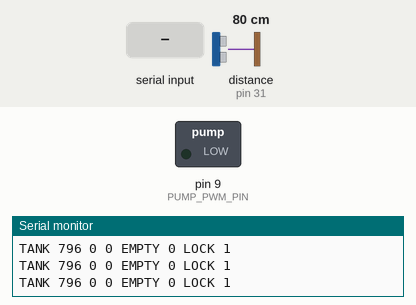
The sketch below on a simulated Arduino Mega 2560, built with avr-gcc and run on an emulated ATmega2560. Parts: switched loads named in the sketch (green lamp = pin HIGH), the last lines printed to the serial monitor. Wiring (inferred from the names in the program): ultrasonic range finder: trigger pin 30; echo pin 31. The inputs (shaded band) are chosen by the test bench; at power-on: distance to the obstacle (sensor on pin 31) 80 cm. The echo pulse lasts 58.3 µs per cm; pins used as bus, display or sensor lines are not drawn.

Above: at 1.2 s.
1.3 s: distance to the obstacle (sensor on pin 31) set to 2 cm
4.1 s: "PUMP 150\n" received over Serial
At 4.25 s:
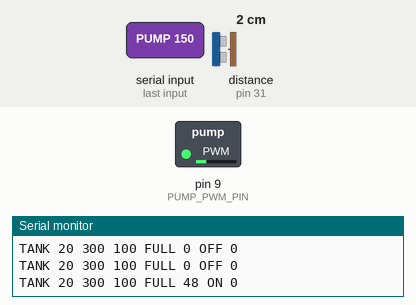
6.1 s: byte 13 ('\r') received over Serial
8.1 s: "PING 1\n" received over Serial
9.6 s: distance to the obstacle (sensor on pin 31) set to 9 cm
11.5 s: "PUMP 1\n" received over Serial
At 12.2 s:
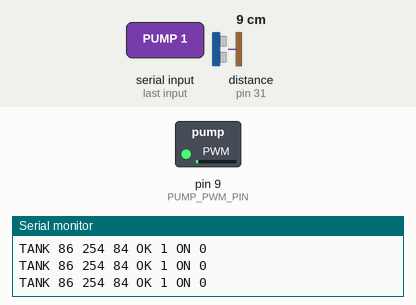
Timing chart, 0 to 14.5 s (numbered marks = the images above; inputs shaded):
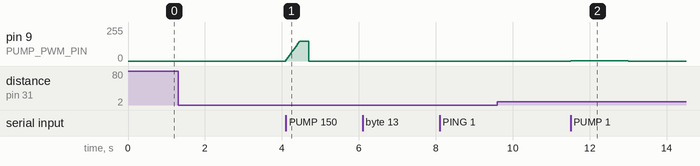

The sketch:

agrix_tank_pump.ino
```cpp
// =====================================================================
//  agrix_tank_pump.ino  —  물통 수위(초음파) + 펌프 PWM  하위 제어기
//  Arduino Mega 2560 / USB CDC 115200
// ---------------------------------------------------------------------
//  이 스케치는 주행 제어(agrix_motor_mega.ino) 와 **별개**입니다.
//  브링업/모니터링 용도로 따로 올려서 쓰다가, 나중에 한 보드에 합칠 때는
//  아래 명령 2개(PUMP / TANK 텔레메트리)만 모션 펌웨어에 옮기면 됩니다.
//  핀은 모션 펌웨어와 겹치지 않게 골라 두었습니다.
//      모션 사용 핀 : 6, 7, 44, 45 (PWM) / 2, 3, 18, 19 (엔코더 인터럽트)
//
//  확정 핀맵 (Mega 보드의 D핀 번호):
//    HC-SR04  VCC  -> Mega 5V
//             GND  -> Mega GND
//             TRIG -> Mega D30
//             ECHO -> Mega D31  (Mega는 5V 로직 입력 가능)
//    LR7843   PWM  -> Mega D9
//             GND  -> Mega GND
//
//  펌프 전력은 Mega 5V 핀에서 끌어 쓰지 말고 별도 전원을 사용합니다.
//  Mega GND, LR7843 전력 GND, 펌프 전원 GND는 반드시 공통으로 묶습니다.
//  ToF 2개는 Mega가 아니라 Pi에 연결합니다
//  (Pi 물리핀: SDA=3, SCL=5, XSHUT1=29, XSHUT2=31).
// ---------------------------------------------------------------------
//  프로토콜 (줄 단위 ASCII)
//    Pi -> Mega
//      PUMP <0..255>     펌프 듀티 지정 (0 = 정지)
//      PUMP OFF          펌프 정지
//      STOP              펌프 정지 (PUMP OFF 와 동일)
//      STATUS            텔레메트리 1줄 즉시 전송
//      DIAG              초음파 원시 ECHO 시간/실패 원인 즉시 전송
//      PING              -> PONG
//      CAL <높이mm> <empty mm> <오프셋mm>   물통 형상 런타임 보정
//
//    Mega -> Pi (기본 5Hz)
//      TANK <dist_mm> <level_mm> <pct> <탱크상태> <duty> <펌프상태> <flags>
//        탱크상태 : FULL | OK | LOW | EMPTY | FAULT
//        펌프상태 : OFF | ON | LOCK        (LOCK = 인터록으로 강제 차단)
//        flags    : 비트 0 = 물부족 래치
//                   비트 1 = 초음파 이상
//                   비트 2 = 명령 워치독 정지
//                   비트 3 = 연속 운전 시간 초과
//      READY AGRIX_TANK_PUMP_V1
//      ERR <사유>
// =====================================================================

// ------------------------- 확정 핀맵 --------------------------------
constexpr uint8_t US_TRIG_PIN = 30;   // HC-SR04 Trig
constexpr uint8_t US_ECHO_PIN = 31;   // HC-SR04 Echo  (5V 로직, 분압 불필요)
constexpr uint8_t PUMP_PWM_PIN = 9;   // LR7843 PWM/SIG (Timer2 OC2B)

// ------------------------- 물통 형상 ---------------------------------
//  센서는 물통 **뚜껑 안쪽**에서 아래(수면)를 봅니다.
//
//      ┌──────────────┐  ← 초음파 센서 면
//      │   공기       │     dist = 센서~수면
//      │ ─ ─ ─ ─ ─ ─  │  ← 만수위 (센서에서 SENSOR_OFFSET_MM 아래)
//      │   물         │     level = TANK_HEIGHT_MM - (dist - OFFSET)
//      └──────────────┘  ← 바닥
//
//  [주의] HC-SR04 는 약 20mm 이내를 못 읽습니다(사각지대). 만수위에서
//    dist 가 그 근처면 값이 튀므로 센서를 만수위보다 최소 40mm 위에
//    다세요. 그러면 dist 범위가 40mm(만수) ~ 340mm(빈통) 로 안전합니다.
int16_t tankHeightMm = 300;      // 물통 높이(최대 수심) ≈ 30cm
int16_t emptyLevelMm = 50;       // 이 수심 이하 = empty ≈ 5cm
int16_t emptyClearMm = 70;       // 히스테리시스: 이 위로 올라와야 해제
int16_t sensorOffsetMm = 40;     // 센서 면 ~ 만수위 간격

// 상태 구분 문턱 (수심 기준, 퍼센트 아님)
constexpr int16_t LOW_LEVEL_MM = 90;    // 이 아래면 LOW 경고
constexpr int16_t FULL_LEVEL_MM = 270;  // 이 위면 FULL

// ------------------------- 동작 상수 ---------------------------------
constexpr uint32_t PING_INTERVAL_MS = 70;    // 초음파 발사 간격(에코 간섭 방지)
constexpr uint32_t TELEMETRY_MS = 200;       // 5Hz
constexpr uint32_t PUMP_WATCHDOG_MS = 1500;  // 무명령 시 펌프 정지
// 연속 운전 상한(건식/과열 보호). 여기 걸리면 duty 를 0 으로 잠급니다.
//   해제하려면 PUMP 0 (또는 STOP) 을 먼저 보낸 뒤 다시 켜세요.
//   같은 듀티를 계속 재전송하는 것만으로는 풀리지 않습니다(의도된 동작).
constexpr uint32_t PUMP_MAX_RUN_MS = 120000;
constexpr uint8_t MEDIAN_N = 5;              // 중앙값 필터 표본 수
// pulseIn 은 블로킹입니다. 반사가 없으면 이 시간만큼 루프가 멈춥니다.
//   70ms 주기에서 최악 25ms 정지 — 시리얼은 버퍼에 쌓이고 PWM 은 하드웨어라
//   영향 없습니다. 모션 펌웨어와 합칠 때는 이 블로킹을 반드시 없애세요
//   (핀 체인지 인터럽트 + micros() 로 비동기 측정).
constexpr uint32_t ECHO_TIMEOUT_US = 25000;  // ≈ 4.3m
constexpr uint8_t PUMP_RAMP_STEP = 8;        // 틱당 듀티 변화 상한(돌입전류 억제)
constexpr uint32_t RAMP_INTERVAL_MS = 20;

// 초음파를 못 읽을 때 펌프를 돌릴 것인가.
//   false(기본) = 물이 있는지 확인 못 하면 돌리지 않는다(건식 운전 방지).
constexpr bool ALLOW_PUMP_ON_FAULT = false;

// ------------------------- 상태 --------------------------------------
int16_t samples[MEDIAN_N];
uint8_t sampleIndex = 0;
uint8_t sampleCount = 0;

int16_t distMm = -1;
int16_t levelMm = 0;
uint8_t levelPct = 0;
bool emptyLatched = false;
bool sensorFault = true;         // 첫 유효 측정 전까지 이상으로 본다
uint8_t faultStreak = 0;

enum class PingResult : uint8_t { NOT_RUN, OK, TIMEOUT, OUT_OF_RANGE };
PingResult lastPingResult = PingResult::NOT_RUN;
uint32_t lastEchoUs = 0;
int16_t lastRawMm = -1;

uint8_t pumpTarget = 0;          // 상위가 요청한 듀티
uint8_t pumpDuty = 0;            // 실제 출력 듀티(램프 적용)
bool pumpLocked = false;
bool watchdogTripped = false;
bool runtimeTripped = false;

uint32_t lastPingMs = 0;
uint32_t lastTelemetryMs = 0;
uint32_t lastCommandMs = 0;
uint32_t lastRampMs = 0;
uint32_t pumpStartedMs = 0;

char lineBuf[64];
uint8_t lineLen = 0;

// =====================================================================
//  초음파
// =====================================================================
int16_t pingOnce() {
  digitalWrite(US_TRIG_PIN, LOW);
  delayMicroseconds(3);
  digitalWrite(US_TRIG_PIN, HIGH);
  delayMicroseconds(10);
  digitalWrite(US_TRIG_PIN, LOW);

  const uint32_t us = pulseIn(US_ECHO_PIN, HIGH, ECHO_TIMEOUT_US);
  lastEchoUs = us;
  if (us == 0) {
    lastRawMm = -1;
    lastPingResult = PingResult::TIMEOUT;
    return -1;                                  // 타임아웃 = 반사 없음
  }

  // 음속 343 m/s (20도 기준) -> 왕복이므로 절반.
  //   0.343 mm/us / 2 = 0.1715
  const int32_t mm = (int32_t)(us * 0.1715f);
  lastRawMm = (int16_t)mm;
  if (mm < 20 || mm > 4000) {
    lastPingResult = PingResult::OUT_OF_RANGE;
    return -1;                                  // 사각지대 / 사거리 밖
  }
  lastPingResult = PingResult::OK;
  return (int16_t)mm;
}

int16_t medianOfSamples() {
  int16_t sorted[MEDIAN_N];
  uint8_t n = 0;
  for (uint8_t i = 0; i < sampleCount; i++) {
    if (samples[i] > 0) sorted[n++] = samples[i];
  }
  if (n == 0) return -1;
  for (uint8_t i = 1; i < n; i++) {            // 삽입 정렬 (n<=5)
    const int16_t key = sorted[i];
    int8_t j = i - 1;
    while (j >= 0 && sorted[j] > key) { sorted[j + 1] = sorted[j]; j--; }
    sorted[j + 1] = key;
  }
  return sorted[n / 2];
}

void updateTank() {
  const int16_t raw = pingOnce();
  samples[sampleIndex] = raw;
  sampleIndex = (sampleIndex + 1) % MEDIAN_N;
  if (sampleCount < MEDIAN_N) sampleCount++;

  const int16_t med = medianOfSamples();
  if (med < 0) {
    if (faultStreak < 250) faultStreak++;
    if (faultStreak >= 5) {                    // 연속 5회 실패해야 이상 확정
      sensorFault = true;
      distMm = -1;
    }
    return;
  }

  faultStreak = 0;
  sensorFault = false;
  distMm = med;

  int32_t level = (int32_t)tankHeightMm - ((int32_t)med - sensorOffsetMm);
  if (level < 0) level = 0;
  if (level > tankHeightMm) level = tankHeightMm;
  levelMm = (int16_t)level;
  levelPct = (uint8_t)((level * 100L) / (tankHeightMm > 0 ? tankHeightMm : 1));

  // 물부족 판정은 래치 + 히스테리시스.
  //   출렁임으로 한 번 튄 값에 펌프가 껐다 켜졌다 하지 않게 한다.
  if (levelMm <= emptyLevelMm) emptyLatched = true;
  else if (levelMm >= emptyClearMm) emptyLatched = false;
}

const __FlashStringHelper *tankStateName() {
  if (sensorFault) return F("FAULT");
  if (emptyLatched) return F("EMPTY");
  if (levelMm <= LOW_LEVEL_MM) return F("LOW");
  if (levelMm >= FULL_LEVEL_MM) return F("FULL");
  return F("OK");
}

// =====================================================================
//  펌프
// =====================================================================
void applyPump() {
  // --- 인터록: 물이 없거나 확인 불가면 무조건 차단 ---
  pumpLocked = emptyLatched || (sensorFault && !ALLOW_PUMP_ON_FAULT);

  const uint32_t now = millis();
  watchdogTripped = (pumpTarget > 0) &&
                    ((uint32_t)(now - lastCommandMs) > PUMP_WATCHDOG_MS);

  if (pumpDuty > 0 && pumpStartedMs != 0 &&
      (uint32_t)(now - pumpStartedMs) > PUMP_MAX_RUN_MS) {
    runtimeTripped = true;
  }

  uint8_t want = pumpTarget;
  if (pumpLocked || watchdogTripped || runtimeTripped) want = 0;

  // 램프: 돌입 전류와 MOSFET 발열을 줄인다. 정지는 즉시.
  if (want == 0) {
    pumpDuty = 0;
  } else if ((uint32_t)(now - lastRampMs) >= RAMP_INTERVAL_MS) {
    lastRampMs = now;
    if (want > pumpDuty) {
      pumpDuty = (want - pumpDuty > PUMP_RAMP_STEP) ? pumpDuty + PUMP_RAMP_STEP
                                                    : want;
    } else if (want < pumpDuty) {
      pumpDuty = (pumpDuty - want > PUMP_RAMP_STEP) ? pumpDuty - PUMP_RAMP_STEP
                                                    : want;
    }
  }

  if (pumpDuty == 0) {
    pumpStartedMs = 0;
    runtimeTripped = runtimeTripped && (pumpTarget > 0);  // 정지 명령 시 해제
  } else if (pumpStartedMs == 0) {
    pumpStartedMs = now;
  }

  analogWrite(PUMP_PWM_PIN, pumpDuty);
}

const __FlashStringHelper *pumpStateName() {
  if (pumpLocked || watchdogTripped || runtimeTripped) return F("LOCK");
  return pumpDuty > 0 ? F("ON") : F("OFF");
}

// =====================================================================
//  텔레메트리 / 명령
// =====================================================================
void sendTelemetry() {
  uint8_t flags = 0;
  if (emptyLatched) flags |= 0x01;
  if (sensorFault) flags |= 0x02;
  if (watchdogTripped) flags |= 0x04;
  if (runtimeTripped) flags |= 0x08;

  Serial.print(F("TANK "));
  Serial.print(distMm);
  Serial.print(' ');
  Serial.print(levelMm);
  Serial.print(' ');
  Serial.print(levelPct);
  Serial.print(' ');
  Serial.print(tankStateName());
  Serial.print(' ');
  Serial.print(pumpDuty);
  Serial.print(' ');
  Serial.print(pumpStateName());
  Serial.print(' ');
  Serial.println(flags);
}

const __FlashStringHelper *pingResultName() {
  switch (lastPingResult) {
    case PingResult::OK:           return F("OK");
    case PingResult::TIMEOUT:      return F("TIMEOUT");
    case PingResult::OUT_OF_RANGE: return F("OUT_OF_RANGE");
    default:                       return F("NOT_RUN");
  }
}

void sendDiagnostics() {
  Serial.print(F("DIAG trig="));
  Serial.print(US_TRIG_PIN);
  Serial.print(F(" echo="));
  Serial.print(US_ECHO_PIN);
  Serial.print(F(" pwm="));
  Serial.print(PUMP_PWM_PIN);
  Serial.print(F(" result="));
  Serial.print(pingResultName());
  Serial.print(F(" echo_us="));
  Serial.print(lastEchoUs);
  Serial.print(F(" raw_mm="));
  Serial.print(lastRawMm);
  Serial.print(F(" median_mm="));
  Serial.print(distMm);
  Serial.print(F(" echo_idle="));
  Serial.print(digitalRead(US_ECHO_PIN));
  Serial.print(F(" fault_streak="));
  Serial.print(faultStreak);
  Serial.print(F(" samples="));
  Serial.println(sampleCount);
}

void handleLine(char *line) {
  while (*line == ' ') line++;
  if (*line == '\0') return;

  char *cmd = strtok(line, " ");
  if (cmd == NULL) return;

  if (strcmp(cmd, "PING") == 0) {
    Serial.println(F("PONG"));
    return;
  }
  if (strcmp(cmd, "STATUS") == 0) {
    sendTelemetry();
    return;
  }
  if (strcmp(cmd, "DIAG") == 0) {
    sendDiagnostics();
    return;
  }
  if (strcmp(cmd, "STOP") == 0) {
    pumpTarget = 0;
    runtimeTripped = false;
    lastCommandMs = millis();
    return;
  }
  if (strcmp(cmd, "PUMP") == 0) {
    char *arg = strtok(NULL, " ");
    if (arg == NULL) { Serial.println(F("ERR PUMP_NO_ARG")); return; }
    if (strcmp(arg, "OFF") == 0 || strcmp(arg, "off") == 0) {
      pumpTarget = 0;
      runtimeTripped = false;
    } else {
      const long v = atol(arg);
      if (v < 0 || v > 255) { Serial.println(F("ERR PUMP_RANGE")); return; }
      if (v > 0 && pumpTarget == 0) runtimeTripped = false;  // 새로 켜는 명령
      pumpTarget = (uint8_t)v;
    }
    lastCommandMs = millis();
    return;
  }
  if (strcmp(cmd, "CAL") == 0) {
    char *a = strtok(NULL, " ");
    char *b = strtok(NULL, " ");
    char *c = strtok(NULL, " ");
    if (a == NULL || b == NULL || c == NULL) {
      Serial.println(F("ERR CAL_ARGS"));
      return;
    }
    tankHeightMm = (int16_t)atol(a);
    emptyLevelMm = (int16_t)atol(b);
    sensorOffsetMm = (int16_t)atol(c);
    emptyClearMm = emptyLevelMm + 20;
    Serial.print(F("CAL OK "));
    Serial.print(tankHeightMm); Serial.print(' ');
    Serial.print(emptyLevelMm); Serial.print(' ');
    Serial.println(sensorOffsetMm);
    return;
  }
  Serial.println(F("ERR BAD_COMMAND"));
}

void readSerial() {
  while (Serial.available() > 0) {
    const char c = (char)Serial.read();
    if (c == '\r') continue;
    if (c == '\n') {
      lineBuf[lineLen] = '\0';
      handleLine(lineBuf);
      lineLen = 0;
      continue;
    }
    if (lineLen < sizeof(lineBuf) - 1) {
      lineBuf[lineLen++] = c;
    } else {
      lineLen = 0;
      Serial.println(F("ERR LINE_TOO_LONG"));
    }
  }
}

// =====================================================================
void setup() {
  pinMode(US_TRIG_PIN, OUTPUT);
  pinMode(US_ECHO_PIN, INPUT);
  pinMode(PUMP_PWM_PIN, OUTPUT);
  digitalWrite(US_TRIG_PIN, LOW);
  analogWrite(PUMP_PWM_PIN, 0);

  for (uint8_t i = 0; i < MEDIAN_N; i++) samples[i] = -1;

  Serial.begin(115200);
  while (!Serial) { ; }
  Serial.println(F("READY AGRIX_TANK_PUMP_V1"));
  Serial.println(F("PUMP <0-255|OFF> | STOP | STATUS | DIAG | PING | CAL h empty offset"));

  lastCommandMs = millis();
}

void loop() {
  readSerial();

  const uint32_t now = millis();
  if ((uint32_t)(now - lastPingMs) >= PING_INTERVAL_MS) {
    lastPingMs = now;
    updateTank();
  }

  applyPump();

  if ((uint32_t)(now - lastTelemetryMs) >= TELEMETRY_MS) {
    lastTelemetryMs = now;
    sendTelemetry();
  }
}
```

Measured:
- after the input at 4.1 s, pin 9 (PUMP_PWM_PIN): rises from 0/255 to 150/255 in 0.36 s, then falls to 0/255 in 0.23 s
- after the input at 11.5 s, pin 9 (PUMP_PWM_PIN): 0/255 → 1/255 at once, → 0/255 1.5 s later
